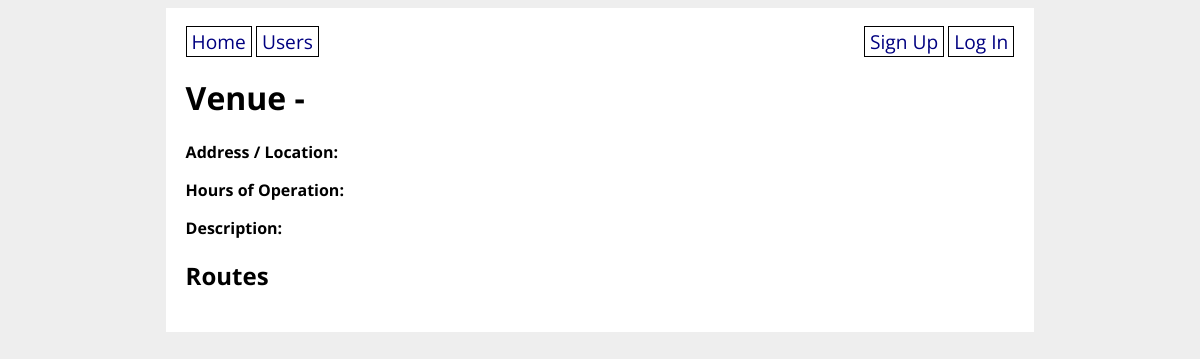
The app's page /venue/4, older data.
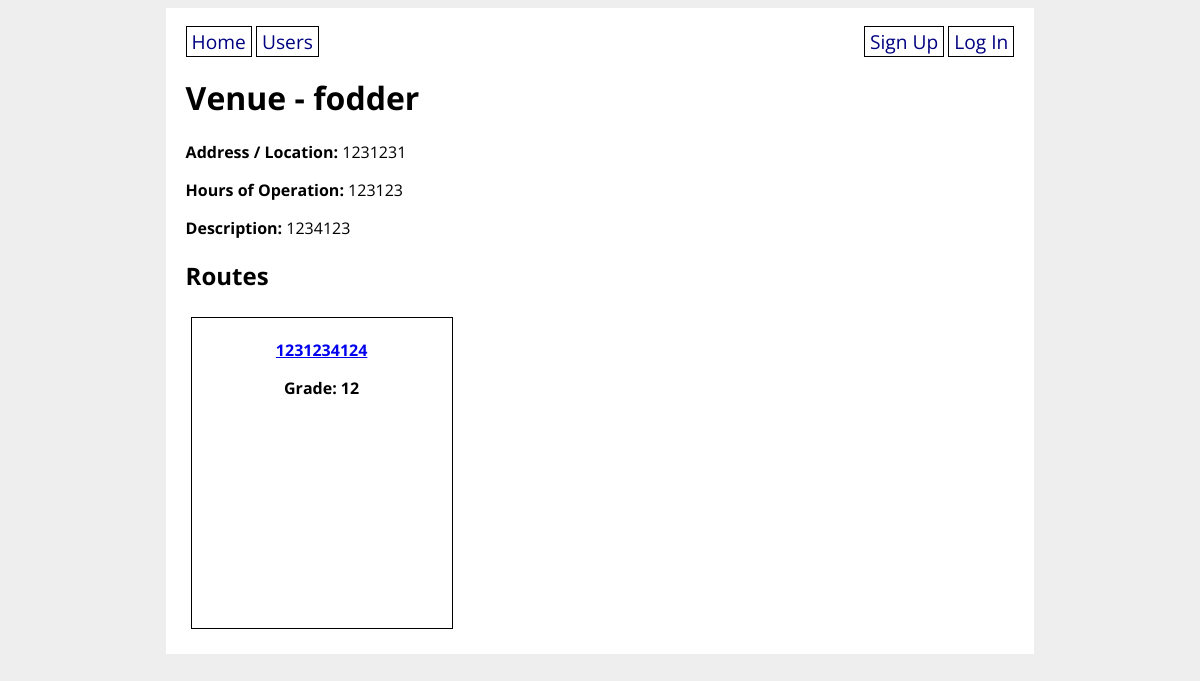
The same page, newer data.
### climbunity_app/models.py (models this page shows, shortened)
class Venue(db.Model):
    id = db.Column(db.Integer, primary_key=True)
    name = db.Column(db.String(80), nullable=False)
    address = db.Column(db.String(80), nullable=False)
    open_hours = db.Column(db.String(1000))
    description = db.Column(db.String(1000))
    booked_appointments = db.relationship('Appointment',
        secondary='venue_bookings', back_populates='appointment_venues'
    )

class Route(db.Model):
    id = db.Column(db.Integer, primary_key=True)
    venue_id = db.Column(db.Integer, db.ForeignKey('venue.id'), nullable=False)
    setter_id = db.Column(db.Integer, db.ForeignKey('user.id'))
    name = db.Column(db.String(80), nullable=False)
    grade = db.Column(db.String(10), nullable=False)
    photo_url = db.Column(URLType)
    route_set_date = db.Column(db.Date)
    route_takedown_date = db.Column(db.Date)
    projecting_users = db.relationship('User',
        secondary='user_project_lists', back_populates='user_projects'
    )
    ascents_on_route = db.relationship('Ascent',
        secondary='route_ascent_lists', back_populates='routes_ascended'
    )
    possible_route_styles = db.relationship('Style',
        secondary='route_style_lists', back_populates='route_styles'
    )
    route_tags = db.relationship('Tag',
        secondary='route_tag_lists', back_populates='tagged_routes'
    )
    def __repr__(self):
        return f'{self.name}'

### climbunity_app/main/routes.py (the view, shortened to what this page needs)
@main.route('/venue/<venue_id>', methods=['GET', 'POST'])
def venue_detail(venue_id):
    venue = Venue.query.get(venue_id)
    routes = Route.query.filter_by(venue_id=venue_id).all()
    print(routes)
    form = VenueForm(obj=venue)
    venue = Venue.query.get(venue_id)
    return render_template('venue_detail.html', form=form, routes=routes, venue=venue)

### climbunity_app/templates/venue_detail.html (shortened to what this page needs)
{% extends 'base.html' %}
{% block content %}
<h1>Venue - {{ venue.name }}</h1>
<p><strong>Address / Location:</strong> {{ venue.address }}</p>
<p><strong>Hours of Operation:</strong> {{ venue.open_hours }}</p>
<p><strong>Description:</strong> {{ venue.description }}</p>
<h2>Routes</h2>
<div class="routes">
    {% for route in routes %}
    <div class="route-details">
        <a href="/route/{{ route.id }}">
        <p><strong>{{ route.name }}</strong></p></a>
        <p><strong>Grade: {{ route.grade }}</strong></p>
    </div>
    {% endfor %}
</div>
{% endblock %}

### climbunity_app/templates/base.html (shortened to what this page needs)
<!DOCTYPE html>
<html>
    <head>
        <link rel="stylesheet" href="/static/style.css">
    </head>
    <body>
        <div id="content">
            <nav>
                <div>
                    <a href="/">Home</a>
                    <a href="/users">Users</a>
                </div>
                <div>
                    {% if current_user.is_authenticated %}
                        <a href="/new_venue">New Venue</a>
                        <a href="/new_route">New Route</a>
                        <a href="/new_appointment">New Appointment</a>
                        <a href="/logout">Log Out</a>
                    {% else %}
                        <a href="/signup">Sign Up</a>
                        <a href="/login">Log In</a>
                    {% endif %}
                </div>
            </nav>
            {% block content %}{% endblock %}
        </div>
    </body>
</html>

### climbunity_app/static/style.css (style rules this page uses)
body { display: flex; flex-direction: column; align-items: center; background-color: #eee; font-family: 'Open Sans', sans-serif; }
#content { width: 70%; background-color: white; padding: 20px; }
nav { width: 100%; display: flex; flex-direction: row; justify-content: space-between; }
nav a { color: navy; text-decoration: none; border: 1px solid black; padding: 1px 5px; font-size: 1.2em; }
.routes { display: flex; flex-direction: row; flex-wrap: wrap; }
.route-details { border: 1px solid black; margin: 5px; padding: 5px; text-align: center; width: 250px; height: 300px; }

Row changes from the older to the newer data that the page shows:
added Venue: name "fodder", address "1231231", open_hours "123123", description "1234123"
added Route: name "1231234124", grade "12"
